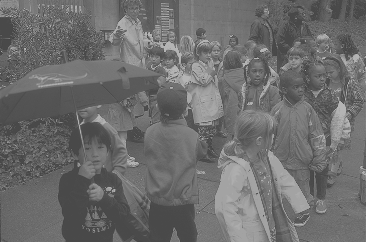
#> input picture Lab 4 Pointwise Operations and Gamma/Histogram Equalization/kids.tif, 366 x 242 px
$ python histogram_equalization.py
#> lines starting #> are read from the running program, lines starting #| are printed output that depends on the picture
#> further down, im is the input picture: PIL image 366x242 L; min 70, max 180, mean 108.6
import numpy as np
import matplotlib.pyplot as plt
from matplotlib import cm
from PIL import Image


def equalize(img):
    """
    Equalize the histogram of an image img
    :param img: numpy.array of the image the histogram of which
    is going to be equalized
    :return: equalized histogram of the image img
    """

    # Get the histogram of an image X
    hist, bins = np.histogram(img.flatten(), bins=np.linspace(0, 255, 256))
#> hist = 255 values, max 3712 at index 73, min 0 at index 0, mean 347.3; bins = 256 values from 0 to 255

    # Get the estimate of the cdf of the image X
    cdf_x = np.cumsum(hist)/np.sum(hist)
#> cdf_x = 255 values from 0 to 1

    plt.figure(1)
    plt.xlabel("i, Pixel Intensity")
    plt.ylabel(r'$\hat{F_{x}}(i)}$')
    plt.xlim([0, 255])
    plt.ylim([-0.05, 1.05])
    plt.title(r'The CDF $\hat{F_{x}}(i)}$ for the 8 bit image $\it{kids.tif}$')
    plt.plot(cdf_x)
    plt.savefig('cdf.png')
    plt.close()

    # Pass the image img through the CDF of X
    y_s = cdf_x[img]
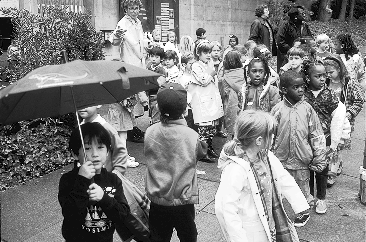
#> y_s: shape (242, 366) float64; min 0.00671, max 1, mean 0.508

    # Get min and max values of the new image
    y_min = np.min(y_s)
#> y_min = 0.00671
    y_max = np.max(y_s)
#> y_max = 1

    # Get the equalized image
    z_s = np.round(255*(y_s - y_min)/(y_max - y_min))

    return z_s.astype(np.uint8)


# Open an image
gray = cm.get_cmap('gray', 256)
im = Image.open('kids.tif')
x = np.array(im)

# Equalize the histogram
hist_equalized = equalize(x)

# Display the equalized histogram
plt.figure(2)
plt.xlim([0, 255])
plt.xlabel("Pixel Intensity")
plt.ylabel("Number of Pixels")
plt.title(r'The equalized histogram for the 8 bit image $\it{kids.tif}$')
plt.hist(hist_equalized.flatten(), bins=np.linspace(0, 255, 256))
plt.savefig('eq_hist.png')
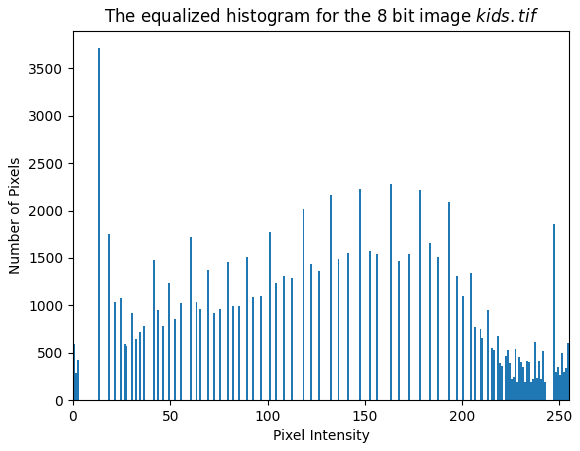
#> figure drawn by matplotlib, 1 panel; tallest bar 3712 high, from x = 13 to 14
plt.close()

# Display the equalized image
plt.figure(3)
plt.title(r'The image $\it{kids.tif}$ after histogram equalization')
plt.imshow(hist_equalized, cmap=gray, vmin=0, vmax=255)
plt.savefig('img_eq_hist.png')
plt.close()
